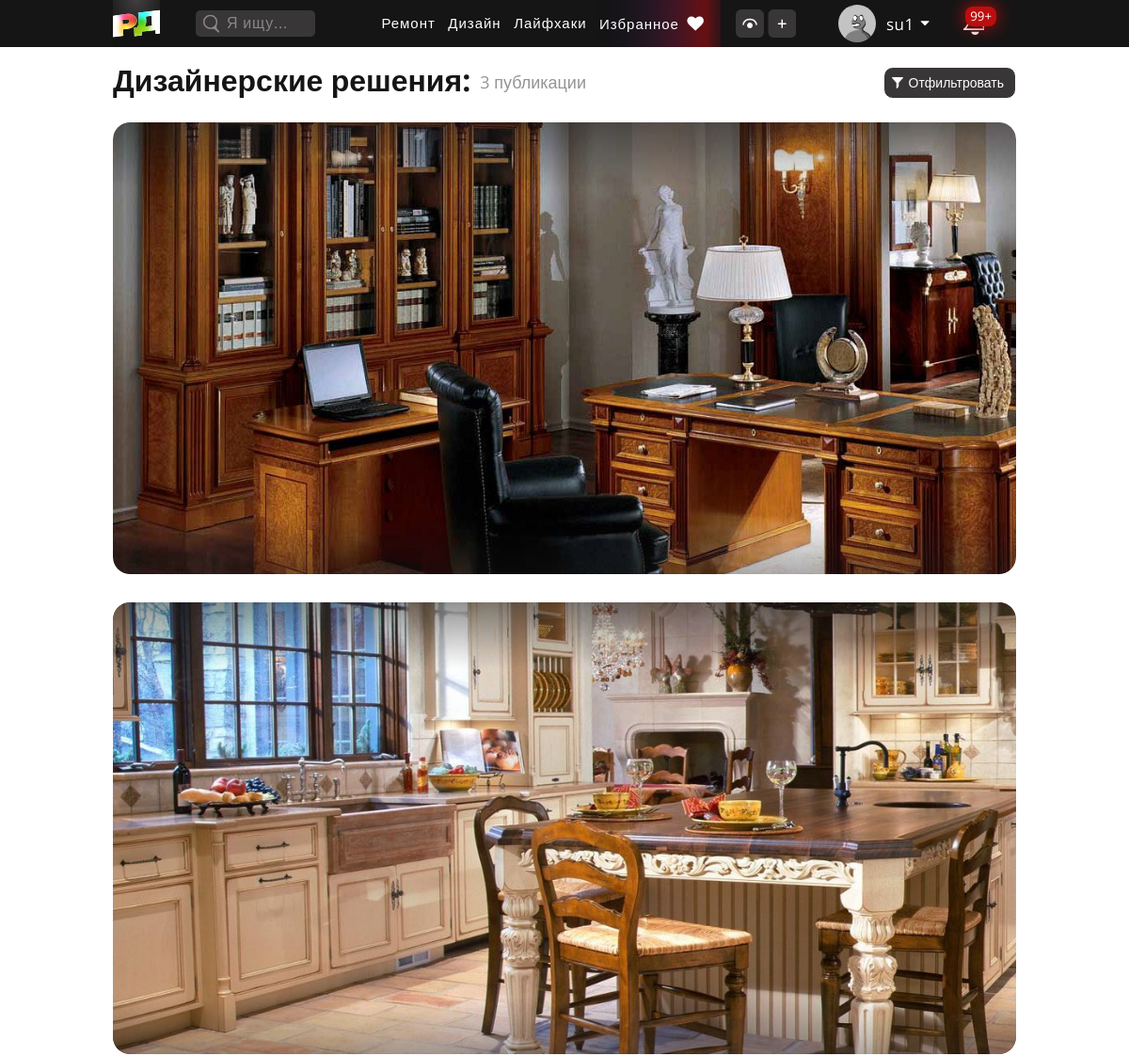
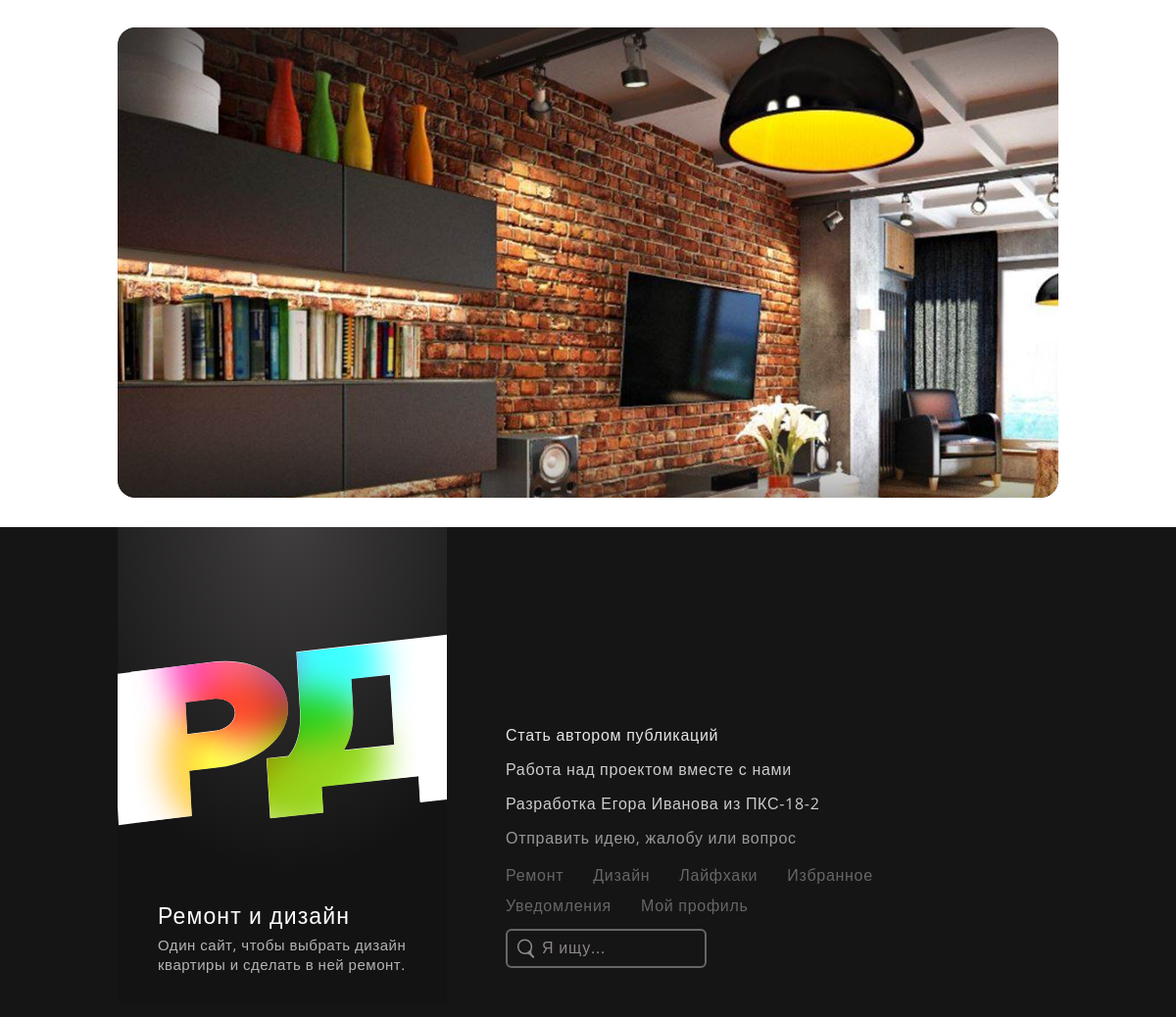
The page /pub/designs/ (signed in) on the database its author committed (2 pictures, top to bottom).
### authapp/models.py (models this page shows, shortened)
class User(AbstractUser):
    photo = models.ImageField(upload_to='users_avatars', blank=True, null=True, default='users_avatars/no_avatar.png', verbose_name='Аватарка')
    role = models.ForeignKey('UserRoles', on_delete=models.SET_DEFAULT, default=1, verbose_name='Роль в ИС', blank=False)
    bio = models.CharField(max_length=100, blank=True, null=True, verbose_name='Самоописание/статус')
    age = models.PositiveIntegerField(verbose_name='Возраст')
    phone_number = models.PositiveIntegerField(null=True, blank=False, unique=True, verbose_name="Номер телефона")
    last_entry = models.DateTimeField(auto_now=True, verbose_name='Дата и время последней авторизации')
    class Meta:
        verbose_name = 'Пользователь'
        verbose_name_plural = 'Пользователи'

### publicationapp/models.py (models this page shows, shortened)
class Publication(models.Model):
    title = models.CharField(max_length=135, verbose_name='Заголовок публикации')
    role = models.ForeignKey('PubRoles', on_delete=models.SET_DEFAULT, default=1, verbose_name='Вид публикации', blank=False)
    preview = models.FileField(max_length=200, upload_to='pub_media', validators=[FileExtensionValidator(['mp4', 'mov', 'png', 'jpg', 'jpeg', 'pdf'])], verbose_name='Превью')
    content_first_desc =  models.TextField(verbose_name='Текст перед фотографиями', default='')
    content_last_desc =  models.TextField(verbose_name='Текст после фотографий', blank=True, null=True, default='')
    author = models.ForeignKey(settings.AUTH_USER_MODEL, on_delete=models.DO_NOTHING, null=True, verbose_name='Автор')
    pushed = models.DateTimeField(auto_now_add=True, verbose_name='Дата и время публикации')
    cost_min = models.PositiveIntegerField(blank=True, default=0, verbose_name='бюджет от')
    cost_max = models.PositiveIntegerField(blank=True, default=1, verbose_name='бюджет до')
    seen_count = models.IntegerField(default=0, verbose_name='Сколько раз публикация была просмотрена')
    saved_count = models.IntegerField(default=0, verbose_name='Сколько раз публикация была сохранена')
    reported_count = models.IntegerField(default=0, verbose_name='Сколько раз на публикация было жалоб')
    shared_count = models.IntegerField(default=0, verbose_name='Сколько раз нажали поделиться публикацией')
    average_age_watchers = models.IntegerField(default=0, verbose_name='Средний возраст просмотревших')
    average_age_savers = models.IntegerField(default=0, verbose_name='Средний возраст сохранивших')
    class Meta:
        verbose_name = 'Публикация'
        verbose_name_plural = 'Публикации'
        ordering = ('-pushed',)

### publicationapp/views.py (the view)
# urls.py: path('designs/', publicationapp.DesignsWatch.as_view(), name='designs'),
class DesignsWatch(ListView):
    model = Publication
    template_name = 'publicationapp/designs.html'
    context_object_name = 'pubs'
    def get_queryset(self):
        return Publication.objects.filter(role=21)

### publicationapp/templates/publicationapp/designs.html (shortened to what this page needs)
{% extends 'mainapp/base.html' %}
{% block css %}
  <link rel="stylesheet" href="/static/lib\css\style_header.css">
  <link rel="stylesheet" href="/static/lib\css\style_footer.css">
  <link rel="stylesheet" href="/static/lib\css\style_watch_designs.css">
  <link rel="stylesheet" href="/static/lib\css\style_filter.css">
{% endblock %}
{% block content %}
  <div class="page_title">
      <p class="title_p">Дизайнерские решения:</p>
      <p class="count_pubs">{{ pubs.count }} публикации</p>
  </div>
  <div class="pubs_container">
    {% for p in pubs %}
        <div class="pub_one design" id="{{ p.id }}">
          <div class="img_from_pub">
            <img src="{{ p.preview.url }}" alt="">
            <div class="img_black_gradient"> </div>
          </div>
        </div>
    {% endfor %}
  </div>
	<div class="filter_and_gradient">
		<div class="filter_and_gradient_container">
		  <button class="filter_button button_and_submit__without__bgn_and_border">
			<div class="filter">
			  <div class="filter_btn">
				<img class="filter_logo dont_close_on_click" src="/static/sources/SVG/filter_logo.svg" alt="">
				<p class="filter_p dont_close_on_click">Отфильтровать</p>
			  </div>
			</div>
		  </button>
		</div>
	</div>
{% endblock %}

### mainapp/templates/mainapp/base.html (shortened to what this page needs)
<!DOCTYPE html>
<html lang="ru">
<head>
    {% block css %}
    {% endblock %}
</head>
{% block bodystyle %}
<body>
{% endblock %}
  {% block header %}
    <div class="header_bg">
      <div class="header">
          <a href="/">
              <div class="logo_mini"></div>
          </a>
          <div class="header_search">
              <img src="/static/sources/SVG/search.svg" alt="">
              <form class="" action="search.py" method="post">
                  <input type="text" name="search_input" value="" placeholder="Я ищу...">
              </form>
          </div>
          {% if user.is_authenticated %}
            <div class="user_logged_in">
              <div class="header_content">
                  <a href="{% url 'pub:repairs' %}" class="not_heart">Ремонт</a>
                  <a href="{% url 'pub:designs' %}" class="not_heart">Дизайн</a>
                  <a href="{% url 'pub:lifehacks' %}" class="not_heart">Лайфхаки</a>
                  <a href="/saved/" class="saved_heart"><p>Избранное</p><img src="/static/sources/SVG/heart.svg" alt=""></a>
              </div>
              <div class="role_buttoms">
                  {% if user.role.id == 3 or user.role.id == 4 %}
                    <a href="/admin/" class="super_admin_panel" title="Нажмите, чтобы открыть администрирование"></a>
                  {% endif %}
                  {% if user.role.id == 2 or user.role.id == 4 %}
                    <a href="{% url 'pub:create_new' %}" class="create_new_pub" title="Нажмите, чтобы создать публикацию"></a>
                  {% endif %}
              </div>
              <div class="avatar_and_notifications">
                  <div class="avatar_container">
                      <button class="avatar_btn">
                          <div class="avatar_options_mini">
                              <div class="account_img"><img src="{{ user.photo.url }}" style="width:40px;"></div>
                              <p class="avatar_options_mini_p">{{ user.username }}</p>
                              <img class="avatar_triangle" src="/static/sources/SVG/avatar-triangle.svg" alt="">
                          </div>
                      </button>
                  </div>
                  <div class="notifications_container">
                      <button class="notifications_btn">
                          <div class="notifications_mini">
                              <p class="notifications_mini_p">99+</p>
                          </div>
                      </button>
                  </div>
              </div>
            </div>
          {% else %}
            <div class="user_didnt_log_in">
              <a href="{% url 'auth:login' %}" class="btn_udli">Войти</a>
              <a href="{% url 'auth:register' %}" class="btn_udli">Зарегистрироваться</a>
            </div>
          {% endif %}
      </div>
    </div>
    <div class="header_clear_hix">  </div>
  {% endblock %}
  {% block content %}
  {% endblock %}
  {% block footer %}
    <div class="footer_bg">
      <div class="footer">
          <a href="/">
              <div class="logo_huge">
                <div class="text_in_logo">
                  <p class="title_huge_logo">Ремонт и дизайн</p>
                  <p class="text_huge_logo">Один сайт, чтобы выбрать дизайн квартиры и сделать в ней ремонт.</p>
                </div>
              </div>
          </a>
          <div class="links_and_search_footer">
            <a href="/become_an_author/" class="first_two_links">Стать автором публикаций</a>
            <a href="/become_a_teammemder/" class="second_two_links">Работа над проектом вместе с нами</a>
            <p         class="second_two_links">Разработка <a href="https://vk.com/todrgor" class="second_two_links">Егора Иванова</a> из ПКС-18-2</p>
            <a href="/support/" class="third_three_links">Отправить идею, жалобу или вопрос</a>
            <div class="navigation_again_footer">
              <a href="{% url 'pub:repairs' %}">Ремонт</a>
              <a href="{% url 'pub:designs' %}">Дизайн</a>
              <a href="{% url 'pub:lifehacks' %}">Лайфхаки</a>
              <a href="/saved/">Избранное</a>
              <p class="to_notifications">Уведомления</p>
              <a href="{% url 'auth:account_one' pk=user.id %}">Мой профиль</a>
            </div>
            <div class="footer_search">
                <img src="/static/sources/SVG/search.svg" alt="">
                <form class="" action="search.py" method="post">
                    <input type="text" name="search_input" value="" placeholder="Я ищу...">
                </form>
            </div>
          </div>
      </div>
    </div>
  {% endblock %}
</body>
</html>

### rows shown on the page
User: photo (placeholder picture), username "su1"
Publication: preview (picture)
Publication: preview (picture)
Publication: preview (picture)

### other values the page prints
{{ pubs.count }} "3"
